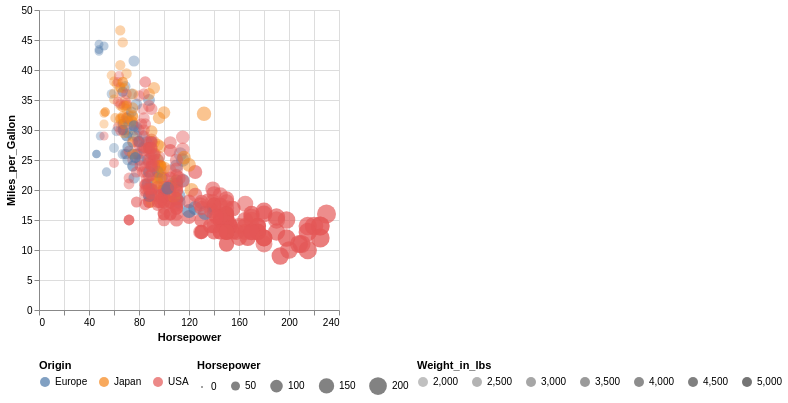

Write the Vega-Lite specification saved for this chart.
### Vega-Lite specification from a JSON file in a GitHub repository (floating-point values rounded to 4 significant figures; data arrays with more than 128 entries replaced by an {"elided": "..."} marker saying what was removed)
{"$schema": "https://vega.github.io/schema/vega-lite/v5.json", "data": {"values": {"elided": "406 records"}}, "encoding": {"color": {"field": "Origin", "legend": {"orient": "bottom"}, "type": "nominal"}, "opacity": {"field": "Weight_in_lbs", "legend": {"orient": "bottom"}, "type": "quantitative"}, "size": {"field": "Horsepower", "legend": {"orient": "bottom"}, "type": "quantitative"}, "x": {"field": "Horsepower", "type": "quantitative"}, "y": {"field": "Miles_per_Gallon", "type": "quantitative"}}, "height": 300, "mark": "circle", "width": 300}
